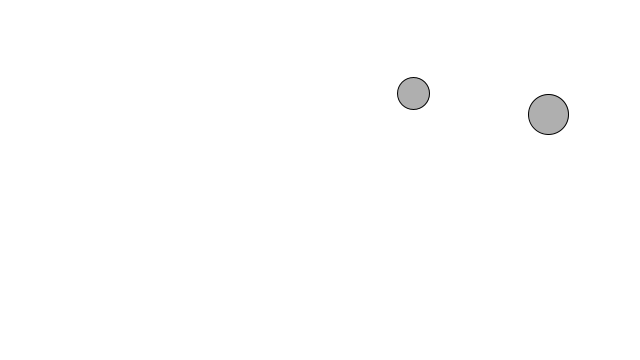
Frame 1 (no input)
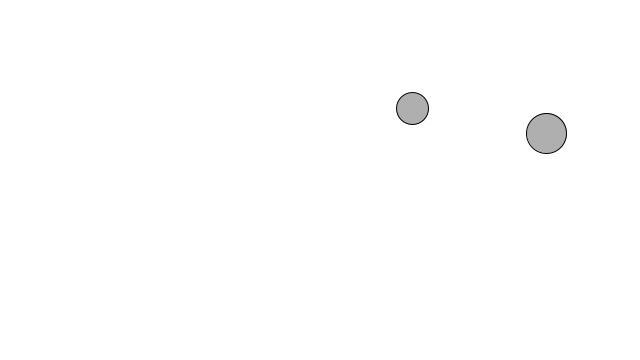
Frame 60 (the mouse pressed at the canvas centre just before this capture)
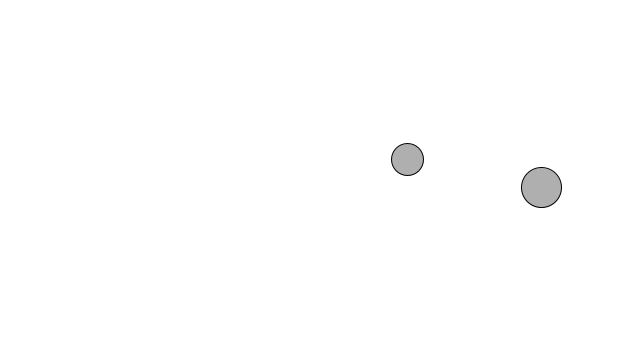
Frame 120 (the mouse held since frame 60 and released just before this capture)

The Processing sketch that drew these frames (run headless with seeded random() and noise(); from frame 60 on, the mouse is pressed at the canvas centre):

// Processing sketch: Example_1_8_Motion_101_velocity_constant_acceleration
// ── Example_1_8_Motion_101_velocity_constant_acceleration.pde


Mover mv1, mv2;

void setup()
{
  size(640, 360);
  mv1 = new Mover(16);
  mv2 = new Mover(20);
}

void draw() {
  background(255);

  // Call functions on Mover object.
  mv1.update();
  mv1.display();
  mv2.update();
  mv2.display();

}

// ── Mover.pde


class Mover
{

  PVector location;
  PVector velocity;
  PVector acceleration;
  int diameter;
  int radius;
  float topspeed;

  Mover(int radius) {
    location = new PVector(random(width),random(height));
    velocity = new PVector(random(-0.01,0.01),random(-0.1,0.1));
    acceleration = new PVector(-0.001, 0.01);
    this.radius = radius;
    diameter = radius * 2;
    topspeed = 10.0;
  }

  void update() {
    // Motion 101: Location changes by velocity.
    checkEdges();
    velocity.add(acceleration);
    velocity.limit(topspeed);
    location.add(velocity);

    println(velocity);
  }

  void display() {
    stroke(0);
    fill(175);
    ellipse(location.x, location.y, diameter, diameter);
  }

  void checkEdges() {
    if ((location.x - radius) > width) {
      location.x = 0 - radius;
    } else if ((location.x + radius) < 0) {
      location.x = width + radius;
    }

    if ((location.y - radius) > height) {
      location.y = 0 - radius;
    } else if ((location.y + radius) < 0) {
      location.y = height + radius;
    }
  }
}
